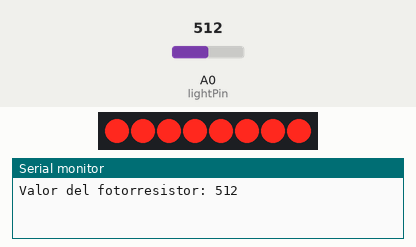
Bench run of a sketch on a simulated Arduino Uno, built with avr-gcc and run on an emulated ATmega328P. Parts: 8 shift-register outputs drawn as a row of LEDs (first output left, lit = HIGH), the last lines printed to the serial monitor. Wiring (inferred from the names in the program): shift register (74HC595): data pin 12; shift clock pin 9; latch pin 11. Wiring (inferred from the signals the program sends): row of LEDs: on Q0, Q1, Q2, Q3, Q4, Q5, Q6, Q7. The inputs (shaded band) are chosen by the test bench; at power-on: A0 (lightPin) = 512.

Above: at 1.8 s.
1.9 s: A0 (lightPin) set to 274
3.4 s: A0 (lightPin) set to 248
At 4.4 s:
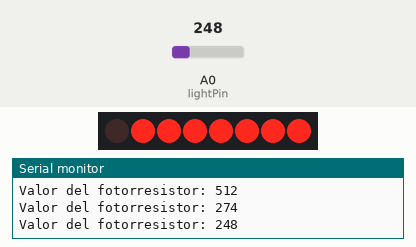
5.5 s: A0 (lightPin) set to 216
At 7.2 s:
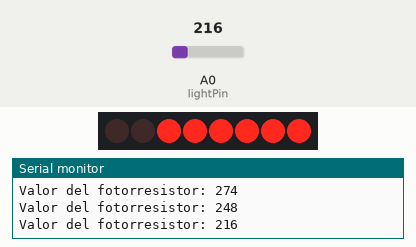
7.5 s: A0 (lightPin) set to 186
At 8.7 s:
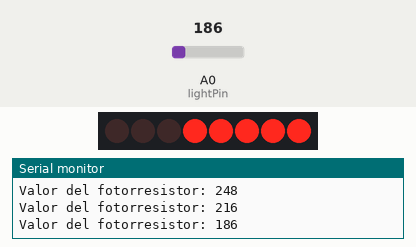
9.5 s: A0 (lightPin) set to 122
At 10.3 s:
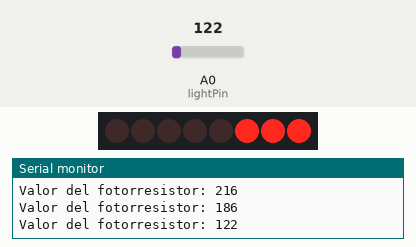
11.5 s: A0 (lightPin) set to 0
At 13.0 s:
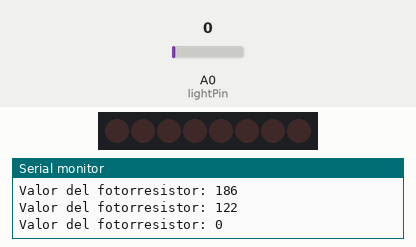
Timing chart, 0 to 14.5 s (numbered marks = the images above; inputs shaded):
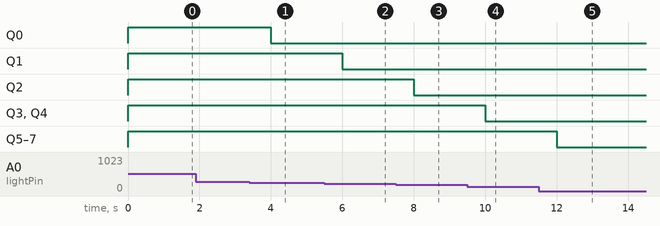

Measured:
- the behaviour switches between 264 and 263 on A0 (lightPin) (found by bisection; images 0 and 1)
- the behaviour switches between 231 and 230 on A0 (lightPin) (found by bisection; images 1 and 2)
- the behaviour switches between 198 and 197 on A0 (lightPin) (found by bisection; images 2 and 3)
- after the input at 3.4 s, Q0: HIGH → LOW after 0.60 s
- after the input at 5.5 s, Q1: HIGH → LOW after 0.50 s
- after the input at 7.5 s, Q2: HIGH → LOW after 0.50 s
- after the input at 9.5 s, Q3, Q4: HIGH → LOW after 0.51 s
- after the input at 11.5 s, Q5–7: HIGH → LOW after 0.51 s

The sketch:

my_phtocell.ino
```cpp
int lightPin = 0;    // Pin analógico para el fotorresistor
int latchPin = 11;   // Pin de latch del registro de desplazamiento
int clockPin = 9;    // Pin de reloj del registro de desplazamiento
int dataPin = 12;    // Pin de datos del registro de desplazamiento

int leds = 0;
int previousReading = -1; // Almacena el valor previo leído

void setup()
{
  pinMode(latchPin, OUTPUT); // Configura el pin de latch (ST_CP) como salida
  pinMode(dataPin, OUTPUT);  // Configura el pin de datos (DS) como salida
  pinMode(clockPin, OUTPUT); // Configura el pin de reloj (SH_CP) como salida
  Serial.begin(9600); // Inicia la comunicación serial a 9600 baudios
}

//Actualización del Registro de Desplazamiento
//Esta función actualiza el estado de los LEDs desplazando los bits almacenados en leds al registro de desplazamiento.
void updateShiftRegister()
{
   digitalWrite(latchPin, LOW); // Prepara el registro para recibir datos
   shiftOut(dataPin, clockPin, LSBFIRST, leds); // Envía los datos al registro
   digitalWrite(latchPin, HIGH); // Actualiza las salidas del registro con los nuevos datos
}


void loop()
{
  int reading = analogRead(lightPin); // Leer el valor del fotorresistor

  // Verificar si hay un cambio significativo en la lectura
  if (abs(reading - previousReading) > 5) { // Cambia el valor umbral según necesites
    Serial.print("Valor del fotorresistor: "); // Imprimir un mensaje descriptivo
    Serial.println(reading); // Imprimir el valor leído
    previousReading = reading; // Actualizar el valor previo
  }

  // Ajustar el número de LEDs encendidos
  int numLEDSLit = reading / 33;  // Escalar para valores más bajos (ajuste fino)
  if (numLEDSLit > 8) numLEDSLit = 8;

  leds = 0;   // No LEDs encendidos al inicio
  for (int i = 0; i < numLEDSLit; i++)
  {
    leds = leds + (1 << i);  // Enciende el i-ésimo LED
  }

  updateShiftRegister();
  delay(1000); // Añadir un retardo de 1 segundo para facilitar la lectura en el Monitor Serial
}
```
